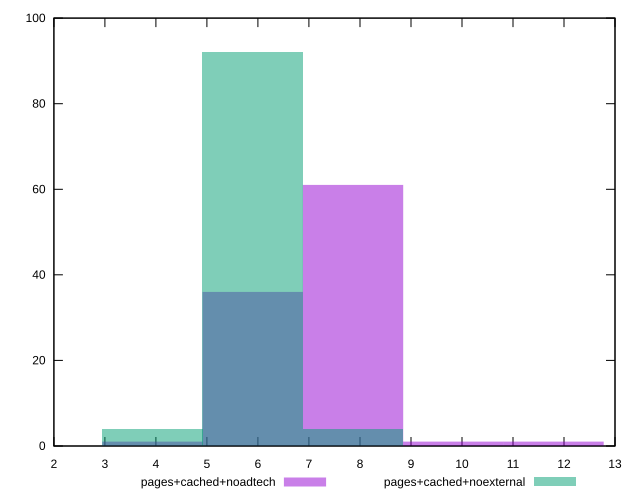

This chart was generated by the following gnuplot code:
reset
set terminal svg size 640, 500
set output "reprap/network-server-latency/comparison/histogram/4_vs_5.svg"

$pagesCachedNoadtech <<EOF
7.862669919527704 61
5.897002439645778 36
9.82833739940963 1
11.794004879291556 1
3.931334959763852 1
EOF

$pagesCachedNoexternal <<EOF
7.862669919527704 4
5.897002439645778 92
3.931334959763852 4
EOF

set key outside below
set boxwidth 1.965667479881926
set yrange [0:100]
set style fill transparent solid 0.5 noborder

plot \
  $pagesCachedNoadtech title "pages+cached+noadtech" with boxes, \
  $pagesCachedNoexternal title "pages+cached+noexternal" with boxes, \


reset
